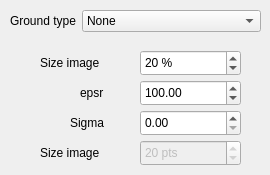
      <widget class="QWidget" name="tab_3">
       <attribute name="title">
        <string>ground</string>
       </attribute>
       <widget class="QWidget" name="layoutWidget_3">
        <property name="geometry">
         <rect>
          <x>10</x>
          <y>10</y>
          <width>251</width>
          <height>31</height>
         </rect>
        </property>
        <layout class="QFormLayout" name="formLayout_11">
         <item row="0" column="0">
          <widget class="QLabel" name="groundtypeLabel">
           <property name="text">
            <string>Ground type</string>
           </property>
          </widget>
         </item>
         <item row="0" column="1">
          <widget class="QComboBox" name="groundTypeComboBox">
           <property name="editable">
            <bool>false</bool>
           </property>
           <property name="currentText">
            <string>None</string>
           </property>
           <property name="currentIndex">
            <number>0</number>
           </property>
           <item>
            <property name="text">
             <string>None</string>
            </property>
           </item>
           <item>
            <property name="text">
             <string>PEC</string>
            </property>
           </item>
           <item>
            <property name="text">
             <string>Dielectric</string>
            </property>
           </item>
          </widget>
         </item>
        </layout>
       </widget>
       <widget class="QDoubleSpinBox" name="sigmaDoubleSpinBox">
        <property name="geometry">
         <rect>
          <x>140</x>
          <y>110</y>
          <width>101</width>
          <height>26</height>
         </rect>
        </property>
        <property name="locale">
         <locale language="English" country="UnitedStates"/>
        </property>
        <property name="keyboardTracking">
         <bool>false</bool>
        </property>
        <property name="maximum">
         <double>1000.000000000000000</double>
        </property>
       </widget>
       <widget class="QLabel" name="epsrLabel">
        <property name="geometry">
         <rect>
          <x>80</x>
          <y>80</y>
          <width>61</width>
          <height>26</height>
         </rect>
        </property>
        <property name="text">
         <string>epsr</string>
        </property>
       </widget>
       <widget class="QLabel" name="sigmaLabel">
        <property name="geometry">
         <rect>
          <x>70</x>
          <y>110</y>
          <width>41</width>
          <height>26</height>
         </rect>
        </property>
        <property name="text">
         <string>Sigma</string>
        </property>
       </widget>
       <widget class="QDoubleSpinBox" name="epsrDoubleSpinBox">
        <property name="enabled">
         <bool>true</bool>
        </property>
        <property name="geometry">
         <rect>
          <x>140</x>
          <y>80</y>
          <width>101</width>
          <height>26</height>
         </rect>
        </property>
        <property name="locale">
         <locale language="English" country="UnitedStates"/>
        </property>
        <property name="keyboardTracking">
         <bool>false</bool>
        </property>
        <property name="maximum">
         <double>5000.000000000000000</double>
        </property>
        <property name="value">
         <double>100.000000000000000</double>
        </property>
       </widget>
       <widget class="QLabel" name="imageLabel">
        <property name="geometry">
         <rect>
          <x>40</x>
          <y>50</y>
          <width>81</width>
          <height>26</height>
         </rect>
        </property>
        <property name="text">
         <string>Size image</string>
        </property>
       </widget>
       <widget class="QSpinBox" name="sizeImageSpinBox">
        <property name="geometry">
         <rect>
          <x>140</x>
          <y>50</y>
          <width>101</width>
          <height>26</height>
         </rect>
        </property>
        <property name="locale">
         <locale language="English" country="UnitedStates"/>
        </property>
        <property name="keyboardTracking">
         <bool>false</bool>
        </property>
        <property name="suffix">
         <string> %</string>
        </property>
        <property name="maximum">
         <number>50</number>
        </property>
        <property name="value">
         <number>20</number>
        </property>
       </widget>
       <widget class="QLabel" name="imageLabel_2">
        <property name="geometry">
         <rect>
          <x>40</x>
          <y>140</y>
          <width>111</width>
          <height>26</height>
         </rect>
        </property>
        <property name="text">
         <string>Size image</string>
        </property>
       </widget>
       <widget class="QSpinBox" name="nImageSpinBox">
        <property name="enabled">
         <bool>false</bool>
        </property>
        <property name="geometry">
         <rect>
          <x>140</x>
          <y>140</y>
          <width>101</width>
          <height>26</height>
         </rect>
        </property>
        <property name="locale">
         <locale language="English" country="UnitedStates"/>
        </property>
        <property name="keyboardTracking">
         <bool>false</bool>
        </property>
        <property name="suffix">
         <string> pts</string>
        </property>
        <property name="maximum">
         <number>5000000</number>
        </property>
        <property name="value">
         <number>20</number>
        </property>
       </widget>
      </widget>
